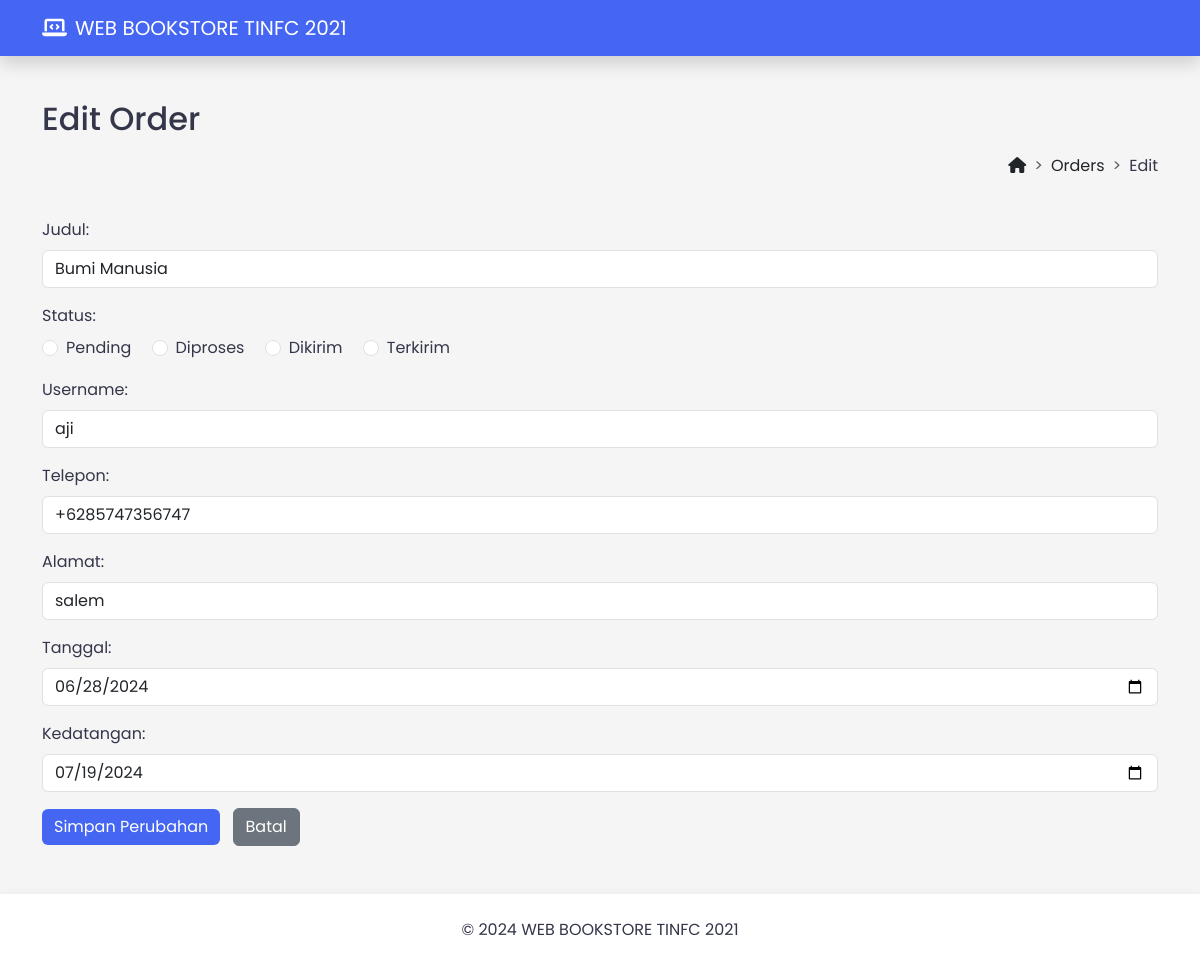
/update_pembeli.php?id=17, run on the app's committed database.
### tables this page shows
CREATE TABLE `orders` (
  `id` int(255) NOT NULL,
  `title` varchar(255) NOT NULL,
  `username` varchar(225) NOT NULL,
  `phone` varchar(225) NOT NULL,
  `price` varchar(255) NOT NULL,
  `date` date DEFAULT NULL,
  `address` varchar(255) NOT NULL,
  `status` varchar(255) NOT NULL,
  `arrival` date DEFAULT NULL
);

### update_pembeli.php (the view, shortened to what this page needs)
<?php
include "connection/db_connect.php";
$id = $_GET['id'];
$result = $mysqli->query("SELECT * FROM orders WHERE id='$id'");
if ($result->num_rows > 0) {
    $data = $result->fetch_assoc();
} else {
    echo "Data order tidak ditemukan.";
    exit;
}
?>
<!DOCTYPE html>
<html lang="en">
<head>
    <link href="https://cdn.jsdelivr.net/npm/bootstrap@5.3.0-alpha1/dist/css/bootstrap.min.css" rel="stylesheet">
    <link rel="stylesheet" href="https://cdnjs.cloudflare.com/ajax/libs/font-awesome/6.2.1/css/all.min.css" />
    <link rel="stylesheet" href="https://cdn.jsdelivr.net/npm/flatpickr@4.6.9/dist/flatpickr.min.css">
    <link rel="stylesheet" href="assets/css/style.css">
</head>
<body>
    <header>
        <nav class="navbar navbar-expand-lg fixed-top shadow">
            <div class="container">
                <span class="navbar-brand text-white">
                    <i class="fa-solid fa-laptop-code me-2"></i>
                    WEB BOOKSTORE TINFC 2021
                </span>
            </div>
        </nav>
    </header>
    <main class="container content-container">
        <h2>Edit Order</h2>
        <form action="proses_update_order.php" method="post">
            <div class="d-flex flex-column flex-lg-row mb-4">
                <div class="flex-grow-1 d-flex align-items-center">
                </div>
                <div class="ms-5 ms-lg-0 pt-lg-2">
                    <nav style="--bs-breadcrumb-divider: '>';" aria-label="breadcrumb">
                        <ol class="breadcrumb">
                            <li class="breadcrumb-item"><a href="menu.php" class="text-dark text-decoration-none"><i class="fa-solid fa-house"></i></a></li>
                            <li class="breadcrumb-item"><a href="tampil_order.php" class="text-dark text-decoration-none">Orders</i></a></li>
                            <li class="breadcrumb-item" aria-current="page">Edit</li>
                        </ol>
                    </nav>
                </div>
            </div>
            <div class="mb-3">
                <label for="title" class="form-label">Judul:</label>
                <input type="text" class="form-control" id="title" placeholder="Masukkan judul" name="title" value="<?php echo $data['title']; ?>">
            </div>
            <div class="mb-3">
                <label for="status" class="form-label">Status:</label><br>
                <div class="form-check form-check-inline">
                    <input class="form-check-input" type="radio" name="status" id="on_process" value="pending" <?php echo ($data['status'] == 'On process') ? 'checked' : ''; ?>>
                    <label class="form-check-label" for="pending">Pending</label>
                </div>
                <div class="form-check form-check-inline">
                    <input class="form-check-input" type="radio" name="status" id="on_process" value="diproses" <?php echo ($data['status'] == 'On process') ? 'checked' : ''; ?>>
                    <label class="form-check-label" for="on_process">Diproses</label>
                </div>
                <div class="form-check form-check-inline">
                    <input class="form-check-input" type="radio" name="status" id="no_process" value="dikirim" <?php echo ($data['status'] == 'No process') ? 'checked' : ''; ?>>
                    <label class="form-check-label" for="dikirim">Dikirim</label>
                </div>
                <div class="form-check form-check-inline">
                    <input class="form-check-input" type="radio" name="status" id="no_process" value="terkirim" <?php echo ($data['status'] == 'No process') ? 'checked' : ''; ?>>
                    <label class="form-check-label" for="terkirim">Terkirim</label>
                </div>
            </div>
            <div class="mb-3">
                <label for="username" class="form-label">Username:</label>
                <input type="text" class="form-control" id="username" placeholder="Masukkan username" name="username" value="<?php echo $data['username']; ?>">
            </div>
            <div class="mb-3">
                <label for="phone" class="form-label">Telepon:</label>
                <input type="text" class="form-control" id="phone" placeholder="Masukkan nomor telepon" name="phone" value="<?php echo $data['phone']; ?>">
            </div>
            <div class="mb-3">
                <label for="address" class="form-label">Alamat:</label>
                <input type="text" class="form-control" id="address" placeholder="Masukkan alamat" name="address" value="<?php echo $data['address']; ?>">
            </div>
            <div class="mb-3">
                <label for="date" class="form-label">Tanggal:</label>
                <input type="date" class="form-control" id="date" placeholder="Masukkan tanggal" name="date" value="<?php echo $data['date']; ?>">
            </div>
            <div class="mb-3">
                <label for="arrival" class="form-label">Kedatangan:</label>
                <input type="date" class="form-control" id="arrival" placeholder="Masukkan kedatangan" name="arrival" value="<?php echo $data['arrival']; ?>">
            </div>
            <button type="submit" class="btn btn-primary">Simpan Perubahan</button>
            <a href="tampil_order.php" class="btn btn-secondary ms-2">Batal</a>
        </form>
    </main>
    <footer class="bg-white text-center p-4 mt-5 shadow">
        &copy; 2024 WEB BOOKSTORE TINFC 2021
    </footer>
</body>
</html>

### assets/css/style.css (style rules this page uses)
body { font-family: poppins, sans-serif; background: #f9fbfd; color: #34364a; }
.btn-primary { --bs-btn-color: #fff; --bs-btn-bg: #435ebe; --bs-btn-border-color: #435ebe; --bs-btn-hover-color: #fff; --bs-btn-hover-bg: #3950a2; --bs-btn-hover-border-color: #364b98; --bs-btn-focus-shadow-rgb: 49, 132, 253; --bs-btn-active-color: #fff; --bs-btn-active-bg: #364b98; --bs-btn-active-border-color: #364b98; --bs-btn-active-shadow: inset 0 3px 5px rgba(0, 0, 0, 0.125); --bs-btn-disabled-color: #fff; --bs-btn-disabled-bg: #435ebe; --bs-btn-disabled-border-color: #435ebe; }

### update_pembeli.php (style rules this page uses)
body { font-family: 'Poppins', sans-serif; background-color: #f5f5f5; }
.navbar { background-color: #4466f2; }
.navbar-brand { display: flex; align-items: center; }
.navbar-brand i { margin-right: 10px; }
.content-container { margin-top: 100px; }
.btn-primary { background-color: #4466f2; border: none; }
.breadcrumb { justify-content: flex-end; }

### data on the page
orders: title "Bumi Manusia", status "☐ Diproses", username "aji", phone "+6285747356747", address "salem", date "06/28/2024", arrival "07/19/2024"
